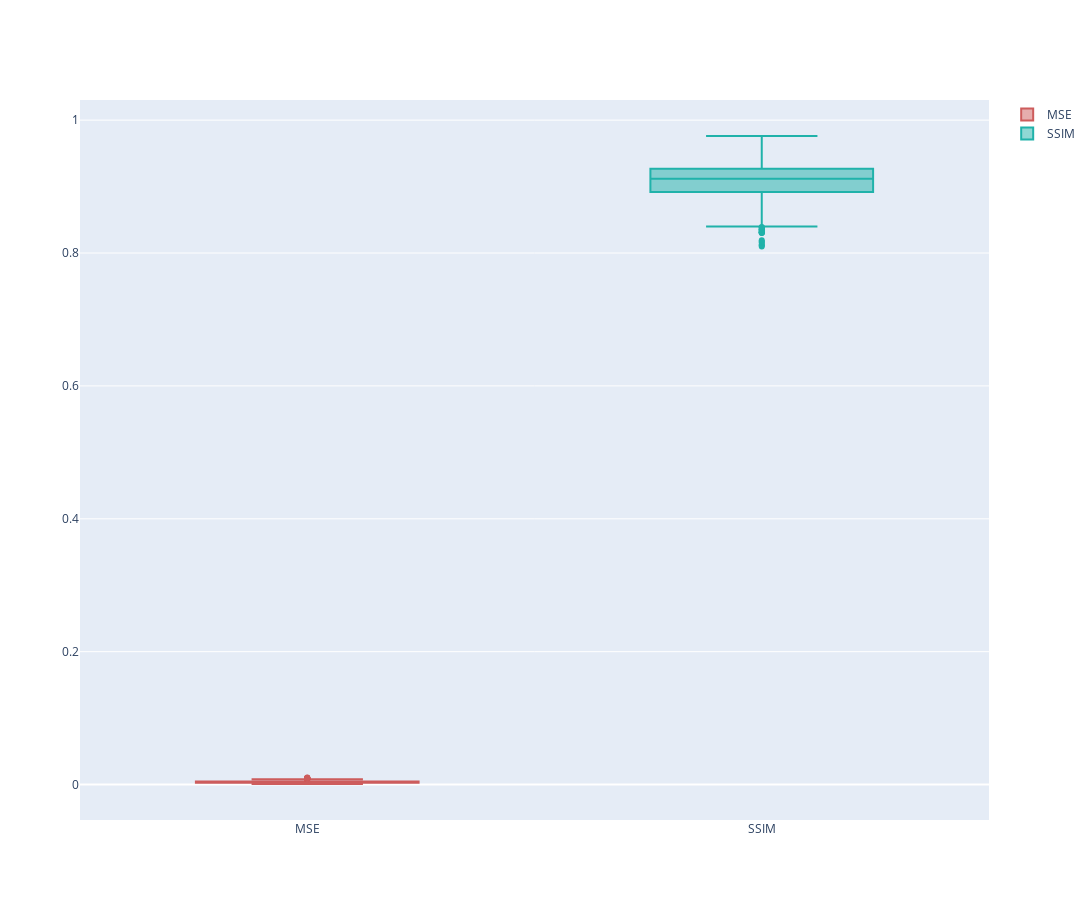

Source (notebook cell):
### Code cell
y0 = df.mse
y1 = df.ssim

fig = go.Figure()
fig.add_trace(go.Box(y=y0, name='MSE',
                marker_color = 'indianred'))
fig.add_trace(go.Box(y=y1, name = 'SSIM',
                marker_color = 'lightseagreen'))
fig.update_layout(
    autosize=False,
    width=1200,
    height=900,
    yaxis=dict(
        # title_text="Y-axis Title",
        ticktext=["Very long label", "long label", "3", "label"],
        # tickvals=,
        tickmode="array",
        titlefont=dict(size=30),
    )
)
fig.show(renderer="jupyterlab")
fig.write_image('../figs/learned_decoder_cnn_mse_SSIM.png')

### Figure 1 — Plotly figure (JSON) as saved in the notebook; plotly's stock layout.template omitted (floating-point values rounded to 4 significant figures; data arrays with more than 128 entries replaced by an {"elided": "..."} marker saying what was removed)
{"data": [{"marker": {"color": "indianred"}, "name": "MSE", "type": "box", "y": {"elided": "1000 float values"}}, {"marker": {"color": "lightseagreen"}, "name": "SSIM", "type": "box", "y": {"elided": "1000 float values"}}], "layout": {"autosize": false, "height": 900, "width": 1200, "xaxis": {"autorange": true, "range": [-0.5, 1.5], "type": "category"}, "yaxis": {"autorange": true, "range": [-0.05335, 1.03], "tickmode": "array", "ticktext": ["Very long label", "long label", "3", "label"], "title": {"font": {"size": 30}}, "type": "linear"}}}
